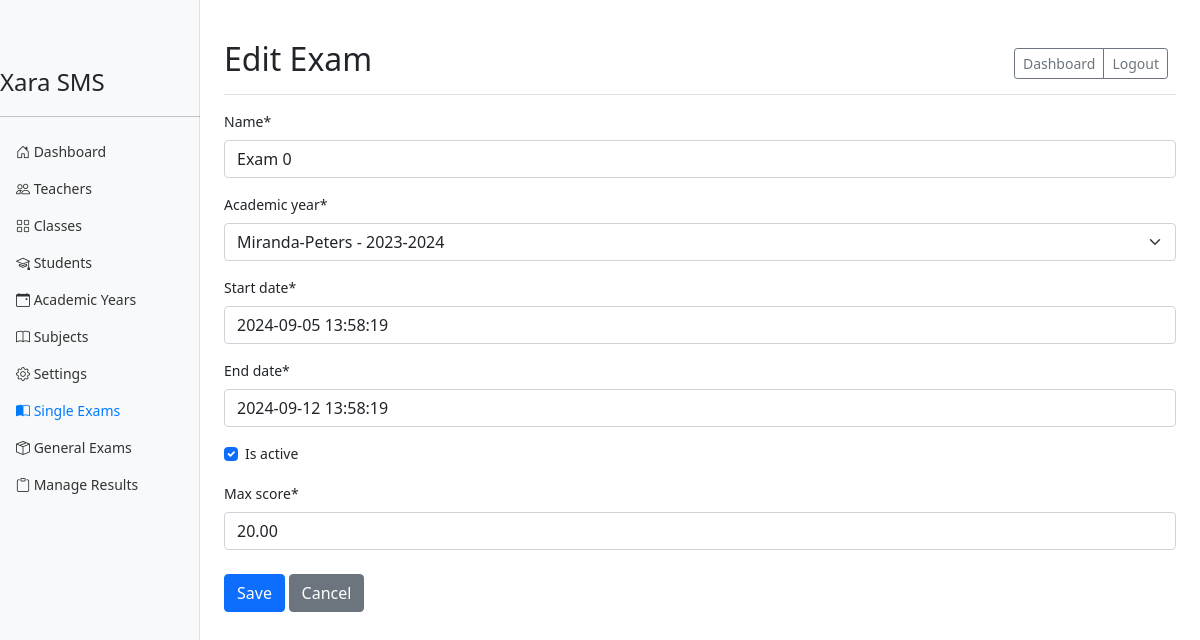
Page /users/exams/1/update/ on the committed database.
### result_system/models.py (models this page shows, shortened)
class Exam(models.Model):
    school = models.ForeignKey(School, on_delete=models.CASCADE, related_name='exams')
    name = models.CharField(max_length=100)
    academic_year = models.ForeignKey(AcademicYear, on_delete=models.CASCADE, related_name='exams')
    start_date = models.DateTimeField()
    end_date = models.DateTimeField()
    is_active = models.BooleanField(default=False)
    max_score = models.DecimalField(max_digits=4, decimal_places=2, default=20.00)
    class Meta:
        unique_together = ('school', 'name', 'academic_year')

class School(models.Model):
    name = models.CharField(max_length=255, unique=True)
    code = models.CharField(max_length=10, unique=True)
    address = models.TextField(blank=True)
    phone = models.CharField(max_length=20, blank=True)
    email = models.EmailField(blank=True)
    website = models.URLField(blank=True)
    created_at = models.DateTimeField(auto_now_add=True)
    updated_at = models.DateTimeField(auto_now=True)

### users/views.py (the view, shortened to what this page needs)
# urls.py: path('exams/<int:pk>/update/', ExamUpdateView.as_view(), name='exam_update'),
class ExamUpdateView(UpdateView):
    model = Exam
    form_class = ExamForm
    template_name = 'users/exam_form.html'
    success_url = reverse_lazy('exam_list')

### users/forms.py
class ExamForm(forms.ModelForm):
    class Meta:
        model = Exam
        fields = ['name', 'academic_year', 'start_date', 'end_date', 'is_active', 'max_score']

### result_system/models.py (called while the page is built)
    def __str__(self):
        return f"{self.school.name} - {self.year}"

### templates/users/exam_form.html (shortened to what this page needs)
{% extends "users/dashboard_base.html" %}
{% load crispy_forms_tags %}
{% block page_title %}{% if form.instance.pk %}Edit{% else %}Add{% endif %} Exam{% endblock %}
{% block dashboard_content %}
<form method="post">
    {{ form|crispy }}
    <div class="my-4">
    <button type="submit" class="btn btn-primary">Save</button>
    <a href="{% url 'exam_list' %}" class="btn btn-secondary">Cancel</a>
    </div>
</form>
{% endblock dashboard_content %}

### templates/users/dashboard_base.html (style rules this page uses)
body { font-size: .875rem; }

### rows in the picture
Exam: name "Exam 0", academic_year "Miranda-Peters - 2023-2024", start_date "2024-09-05 13:58:19", end_date "2024-09-12 13:58:19", is_active "☑", max_score "20.00"
